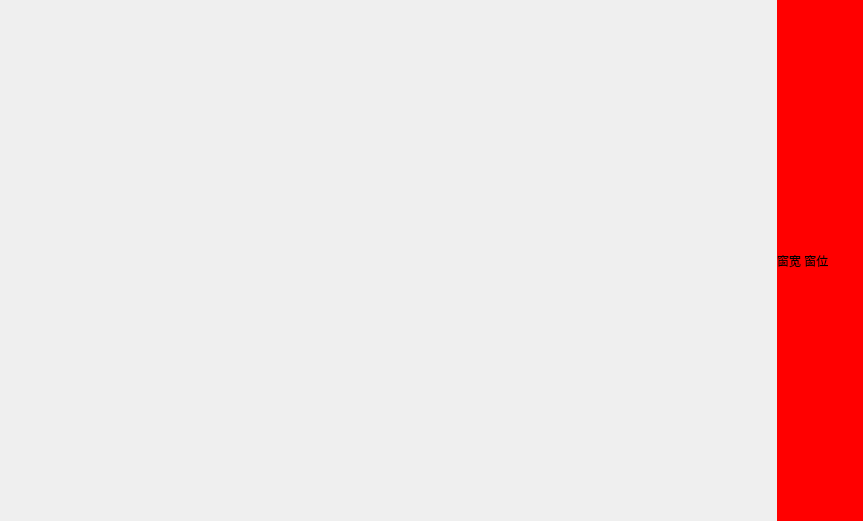
<?xml version="1.0" encoding="UTF-8"?>
<ui version="4.0">
 <class>ImageManage</class>
 <widget class="QWidget" name="ImageManage">
  <property name="geometry">
   <rect>
    <x>0</x>
    <y>0</y>
    <width>863</width>
    <height>521</height>
   </rect>
  </property>
  <property name="windowTitle">
   <string>Form</string>
  </property>
  <property name="styleSheet">
   <string notr="true"/>
  </property>
  <layout class="QGridLayout" name="gridLayout" columnminimumwidth="0">
   <property name="leftMargin">
    <number>0</number>
   </property>
   <property name="topMargin">
    <number>0</number>
   </property>
   <property name="rightMargin">
    <number>0</number>
   </property>
   <property name="bottomMargin">
    <number>0</number>
   </property>
   <property name="spacing">
    <number>2</number>
   </property>
   <item row="0" column="0">
    <layout class="QHBoxLayout" name="horizontalLayout_3" stretch="18,2">
     <property name="spacing">
      <number>0</number>
     </property>
     <item>
      <layout class="QVBoxLayout" name="verticalLayout">
       <property name="spacing">
        <number>0</number>
       </property>
       <property name="sizeConstraint">
        <enum>QLayout::SetFixedSize</enum>
       </property>
       <item>
        <layout class="QHBoxLayout" name="horizontalLayout">
         <property name="spacing">
          <number>0</number>
         </property>
         <item>
          <widget class="QVTKOpenGLWidget" name="widget_1" native="true"/>
         </item>
         <item>
          <widget class="QVTKOpenGLWidget" name="widget_2" native="true"/>
         </item>
        </layout>
       </item>
       <item>
        <layout class="QHBoxLayout" name="horizontalLayout_2">
         <property name="spacing">
          <number>0</number>
         </property>
         <item>
          <widget class="QVTKOpenGLWidget" name="widget_3" native="true"/>
         </item>
         <item>
          <widget class="QVTKOpenGLWidget" name="widget_4" native="true"/>
         </item>
        </layout>
       </item>
      </layout>
     </item>
     <item>
      <widget class="QWidget" name="widget_5" native="true">
       <layout class="QGridLayout" name="gridLayout_2">
        <property name="leftMargin">
         <number>0</number>
        </property>
        <property name="topMargin">
         <number>0</number>
        </property>
        <property name="rightMargin">
         <number>0</number>
        </property>
        <property name="bottomMargin">
         <number>0</number>
        </property>
        <item row="0" column="0">
         <widget class="QLabel" name="label">
          <property name="styleSheet">
           <string notr="true">background-color: rgb(255, 0, 0);</string>
          </property>
          <property name="text">
           <string>窗宽 窗位</string>
          </property>
         </widget>
        </item>
       </layout>
      </widget>
     </item>
    </layout>
   </item>
  </layout>
 </widget>
 <customwidgets>
  <customwidget>
   <class>QVTKOpenGLWidget</class>
   <extends>QWidget</extends>
   <header location="global">qvtkopenglwidget.h</header>
   <container>1</container>
  </customwidget>
 </customwidgets>
 <resources/>
 <connections/>
</ui>
